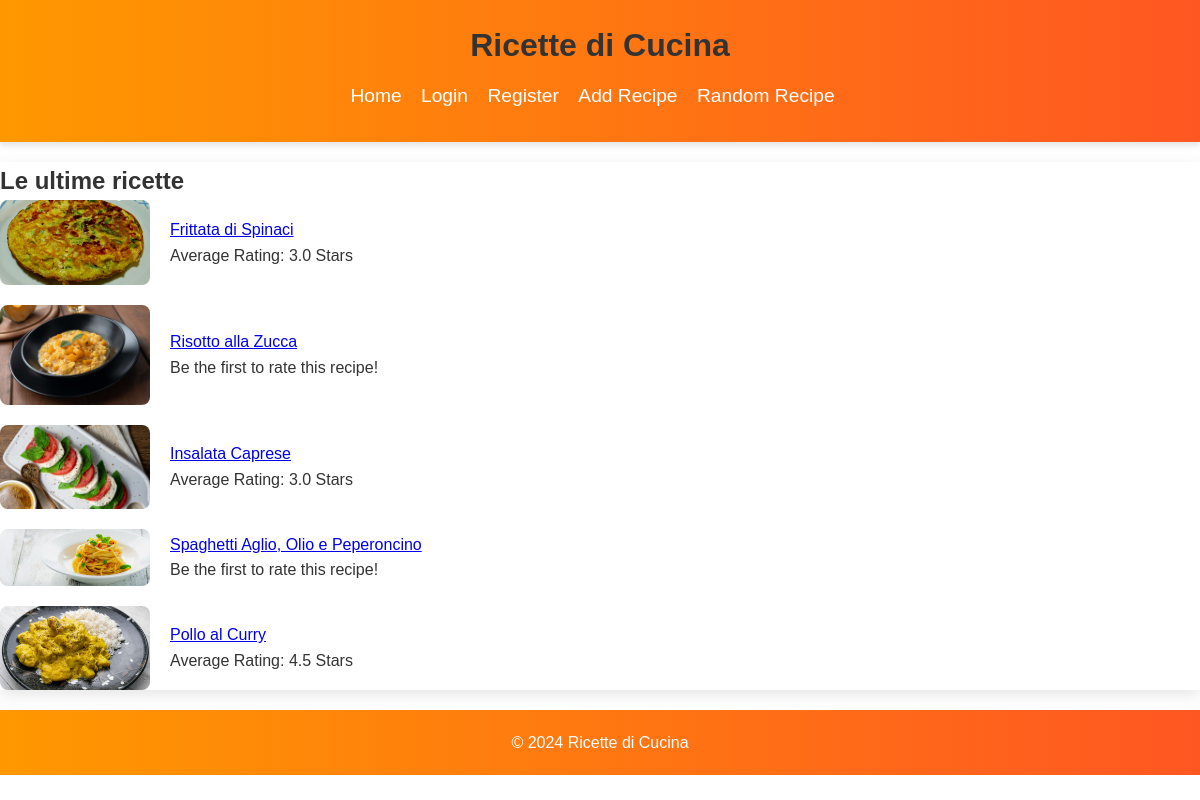
The page / on the database its author committed.
### tables this page shows
CREATE TABLE recipe (
    id INTEGER PRIMARY KEY AUTOINCREMENT,
    name TEXT NOT NULL,
    ingredients TEXT NOT NULL,
    procedure TEXT NOT NULL,
    user_id INTEGER, image_path TEXT,
    FOREIGN KEY (user_id) REFERENCES user (id)
);

### app.py (the view)
@app.route('/')
def index():
    db = get_db()
    cur = db.execute('SELECT id, name, ingredients, procedure, image_path FROM recipe ORDER BY id DESC')
    recipes = cur.fetchall()
    recipes_list = [dict(recipe) for recipe in recipes]
    for recipe in recipes_list:
        rating_result = db.execute('SELECT AVG(rating) as average_rating FROM rating WHERE recipe_id = ?', (recipe['id'],)).fetchone()
        recipe['average_rating'] = float(rating_result['average_rating']) if rating_result['average_rating'] is not None else 0.0
    return render_template('home.html', recipes=recipes_list)

### app.py (called while the page is built)
def get_db():
    db_path = app.config['DATABASE']
    if '_database' not in g:
        g._database = sqlite3.connect(db_path)
        g._database.row_factory = sqlite3.Row
    return g._database

@app.teardown_appcontext
def close_connection(exception):
    db = g.pop('_database', None)
    if db is not None:
        db.close()

### templates/home.html
{% extends "layout.html" %}
{% block content %}
<h2>Le ultime ricette</h2>
<ul class="recipe-list">
    {% for recipe in recipes %}
    <li class="recipe-item">
        <img src="../{{ recipe.image_path }}" alt="Immagine del piatto">
        <div class="recipe-info">
            <a href="{{ url_for('view_recipe', recipe_id=recipe.id) }}">{{ recipe.name }}</a>
            {% if recipe.average_rating %}
                <p>Average Rating: {{ recipe.average_rating|round(1) }} Stars</p>
            {% else %}
                <p>Be the first to rate this recipe!</p>
            {% endif %}
        </div>
    </li>
    {% endfor %}
</ul>
{% endblock %}

### templates/layout.html (shortened to what this page needs)
<!DOCTYPE html>
<html lang="en">
<head>
    <link rel="stylesheet" href="{{ url_for('static', filename='style.css') }}">
</head>
<body class="{% block body_class %}{% endblock %}">
{% block header %}
    <header>
        <h1>Ricette di Cucina</h1>
        <nav>
            <ul>
                <li><a href="{{ url_for('index') }}">Home</a></li>
                <li><a href="{{ url_for('login') }}">Login</a></li>
                <li><a href="{{ url_for('register') }}">Register</a></li>
                <li><a href="{{ url_for('new_recipe') }}">Add Recipe</a></li>
                <li><a href="{{ url_for('random_recipe') }}">Random Recipe</a></li>
            </ul>
        </nav>
    </header>
{% endblock %}
<main>
    {% block content %}
    {% endblock %}
</main>
{% block footer %}
    <footer>
        <p>&copy; 2024 Ricette di Cucina</p>
    </footer>
{% endblock %}
</body>
</html>

### static/style.css (style rules this page uses)
* { box-sizing: border-box; margin: 0; padding: 0; }
body, h1, h2, h3, p, form, ul, li { font-family: 'Helvetica Neue', Helvetica, Arial, sans-serif; }
body { line-height: 1.6; font-size: 16px; background-color: #fff; color: #333; }
header { background: linear-gradient(to right, #ff9800, #ff5722); color: #ffffff; padding: 20px 10%; text-align: center; box-shadow: 0 4px 6px rgba(0, 0, 0, 0.1); }
nav ul { list-style-type: none; text-align: center; padding: 10px 0; }
nav ul li { display: inline; margin-right: 15px; }
nav ul li a { color: #ffffff; text-decoration: none; font-size: 1.2em; transition: color 0.3s; }
main { margin-top: 20px; background: #ffffff; box-shadow: 0 5px 15px rgba(0, 0, 0, 0.1); }
h1, h2 { color: #333; }
footer { text-align: center; padding: 20px 10%; background: linear-gradient(to right, #ff9800, #ff5722); color: #ffffff; margin-top: 20px; }
body, h1, h2, h3, p, form, ul, li { font-family: Arial, sans-serif; }
.recipe-list { list-style-type: none; padding: 0; }
.recipe-item { display: flex; align-items: center; margin-bottom: 20px; }
.recipe-item img { max-width: 150px; height: auto; border-radius: 8px; margin-right: 20px; }
.recipe-info { display: flex; flex-direction: column; justify-content: center; }

### rows shown on the page
recipe: shows a picture, name "Frittata di Spinaci", average_rating "3.0"
recipe: shows a picture, name "Risotto alla Zucca", shows "Be the first to rate this recipe!"
recipe: shows a picture, name "Insalata Caprese", average_rating "3.0"
recipe: shows a picture, name "Spaghetti Aglio, Olio e Peperoncino", shows "Be the first to rate this recipe!"
recipe: shows a picture, name "Pollo al Curry", average_rating "4.5"
